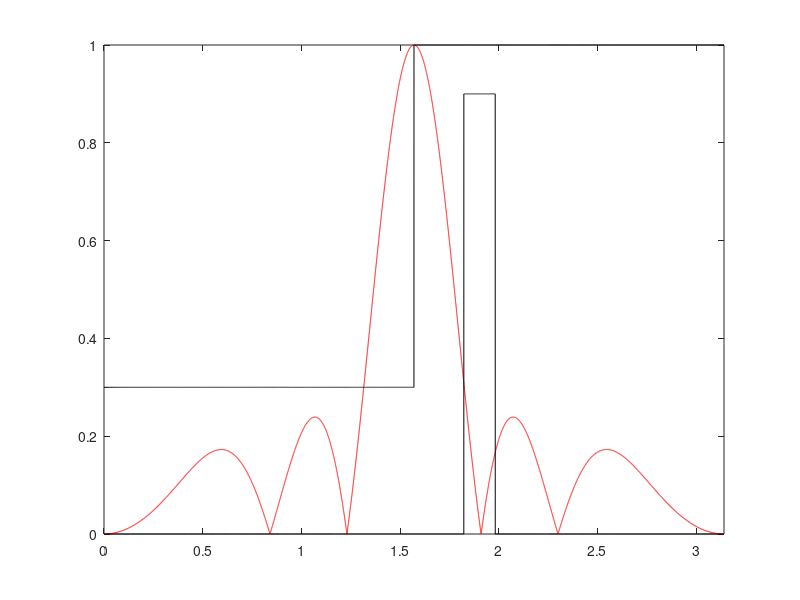

This figure's MATLAB source: (Note: this script raises an error after producing the figure.)


clc
clear all

lambda = 2;
% d is the distance between adjacent sources
d = lambda / 2;
beta = 2*pi*d / lambda;

N = 6;

number_samples = 10000;

%phi = linspace(0, 2*pi, number_samples);
%theta = beta*d*cos(phi);
theta = linspace(-beta*d,beta*d, number_samples);

%series_coefficients = ones(N,1);
% series_coefficients = zeros(N,1);
series_coefficients = [1;1;1;1;1;1];
direction = pi/2;
series_coefficients = [1; ...
                       exp(1j*-beta*d*cos(direction)); ...
                       exp(1j*2*-beta*d*cos(direction)); ...
                       exp(1j*3*-beta*d*cos(direction)); ...
                       exp(1j*4*-beta*d*cos(direction)); ...
                       exp(1j*5*-beta*d*cos(direction))];

%Input requirements for the MASK
MASK_L = zeros(1, number_samples);
MASK_H = zeros(1, number_samples);


MASK_H(1:number_samples/2) = 0.3;
MASK_H(number_samples/2:end) = 1;
MASK_L(number_samples/2 + number_samples/8:number_samples/2 + number_samples/10 + number_samples/10) = 0.9;

MASK_H = fliplr(MASK_H);
MASK_L = fliplr(MASK_L);

A = zeros(1,number_samples);
for i = 0:(N-1)
    % Computes the array factor for each sample point
    %A(i) = (1/N)*transpose(series_coefficients)*exp(1j*theta(i)*transpose(linspace(0,N-1,N)));
    A = A + series_coefficients(i+1)*exp(1j*i*theta);
end
A = A/N;

figure;
plot(fliplr(acos(theta/(beta*d))),fliplr(abs(A)),'r');
hold on;
plot(fliplr(acos(theta/(beta*d))),fliplr(MASK_H),'k');
hold on;
plot(fliplr(acos(theta/(beta*d))),fliplr(MASK_L),'k');
hold on;
axis([0 pi 0 1]);

%% Method to iteratively generate the array factor

iterations_limit = 2000;
iterations_count = 1;
acceptance_threshold = 0.005;
valid_yet = false;

%all_errors = zeros(1,iterations_limit);

Derived_AF = zeros(1,number_samples);
while(~valid_yet&&(iterations_count < iterations_limit))
    Derived_AF = zeros(1,number_samples);
    for i = 0:(N-1)
        % Computes the array factor for each sample point
        Derived_AF = Derived_AF + series_coefficients(i+1)*exp(1j*i*theta);
    end
    Derived_AF = Derived_AF/N;
    
    %Check for satisfying mask requirements
    if((any(abs(Derived_AF) > MASK_H) == 0)&&(any(abs(Derived_AF) < MASK_L) == 0))
        valid_yet = true;
    end
    
    error = sumsqr(abs(Derived_AF(abs(Derived_AF) < MASK_L) - MASK_L(abs(Derived_AF) < MASK_L))) + ...
            sumsqr(abs(Derived_AF(abs(Derived_AF) > MASK_H) - MASK_H(abs(Derived_AF) > MASK_H)));
    if(error < acceptance_threshold)
        break;
    end
    %all_errors(iterations_count) = error;
    
    %Doesn't satisfy, then compute the series coefficients
    Derived_AF(abs(Derived_AF) > MASK_H) = MASK_H(abs(Derived_AF) > MASK_H);
    Derived_AF(abs(Derived_AF) < MASK_L) = MASK_L(abs(Derived_AF) < MASK_L);
    % Map to N series and plot
    for i = 0:(N-1)
        integrand = Derived_AF.*exp(-1j*i*theta);
        integral_sum = 0;
        for m = 1:number_samples-1
            integral_sum = integral_sum + beta*d/number_samples*(integrand(m)+integrand(m+1));
        end
        series_coefficients(i+1) = integral_sum*N/(2*beta*d);
    end
    
    
    iterations_count = iterations_count + 1;
    if(mod(iterations_count,100)==0)
        fprintf('Elapsed iterations: %d\n',iterations_count);
    end
   
    
end
%%
% figure;
% plot(theta,abs(A),'r');
% hold on;

% % Map to N series and plot
% for i = 0:(N-1)
%     integrand = A.*exp(-1j*i*theta);
%     integral_sum = 0;
%     for m = 1:number_samples-1
%         integral_sum = integral_sum + beta*d/number_samples*(integrand(m)+integrand(m+1));
%     end
%     series_coefficients(i+1) = integral_sum*N/(2*beta*d);
% end
% Derived_AF = zeros(1,number_samples);
% for i = 0:(N-1)
%     % Computes the array factor for each sample point
%     %A(i) = (1/N)*transpose(series_coefficients)*exp(1j*theta(i)*transpose(linspace(0,N-1,N)));
%     Derived_AF = Derived_AF + series_coefficients(i+1)*exp(1j*i*theta);
% end
% Derived_AF = Derived_AF/N;

% % Map to any number of series and plot
% N_augmented = 2*N;
% derived_coeffs = zeros(N_augmented,1);
% for i = 0:(N_augmented-1)
%     integrand = A.*exp(-1j*i*theta);
%     integral_sum = 0;
%     for m = 1:number_samples-1
%         integral_sum = integral_sum + beta*d/number_samples*(integrand(m)+integrand(m+1));
%     end
%     derived_coeffs(i+1) = integral_sum*N_augmented/(2*beta*d);
% end
% Derived_AF = zeros(1, number_samples);
% for i = 0:(N_augmented - 1)
%     Derived_AF = Derived_AF + derived_coeffs(i+1)*exp(1j*i*theta);
% end
% Derived_AF = Derived_AF/N_augmented;

% fprintf('Error is %d\n',sumsqr(abs(A-Derived_AF)));
fprintf('Number of iterations taken: %d\n',iterations_count);

plot(fliplr(acos(theta/(beta*d))),fliplr(abs(Derived_AF)),'b');
